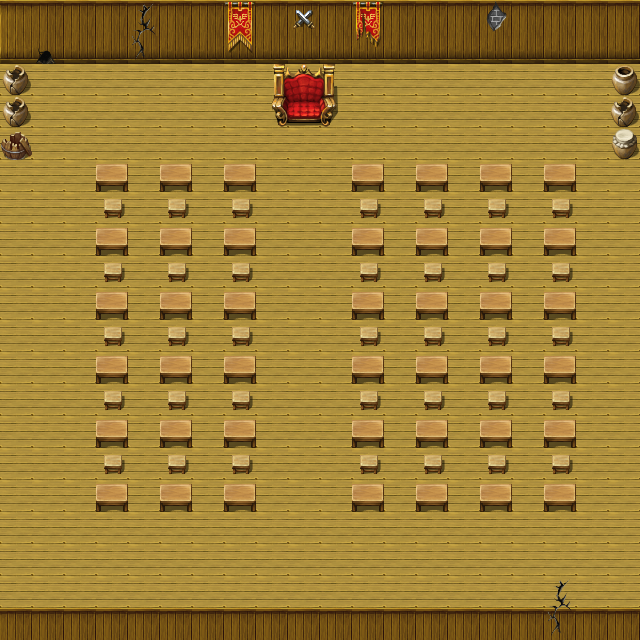

Rendered tile map (Tiled .tmx) drawn with the repository's tilesets; below, a short description and the map source with its tile grids summarised:
An orthogonal 20x20 tile map with 32x32 px tiles, 2 tile layers (ground, decorate), 3 tilesets.

<map version="1.0" orientation="orthogonal" width="20" height="20" tilewidth="32" tileheight="32">
 <tileset firstgid="1" name="Inside_A4" tilewidth="32" tileheight="32">
  <image source="Inside_A4.png" width="512" height="480" />
 </tileset>
 <tileset firstgid="241" name="Inside_A5" tilewidth="32" tileheight="32">
  <image source="Inside_A5.png" width="256" height="512" />
 </tileset>
 <tileset firstgid="369" name="Inside_B" tilewidth="32" tileheight="32">
  <image source="Inside_B.png" width="512" height="512" />
 </tileset>
 <layer name="ground" width="20" height="20">
  <data>[400 cells, 400 non-empty, 5 distinct tile ids]</data>
 </layer>
 <layer name="decorate" width="20" height="20">
  <data>[400 cells, 100 non-empty, 21 distinct tile ids]</data>
 </layer>
</map>
